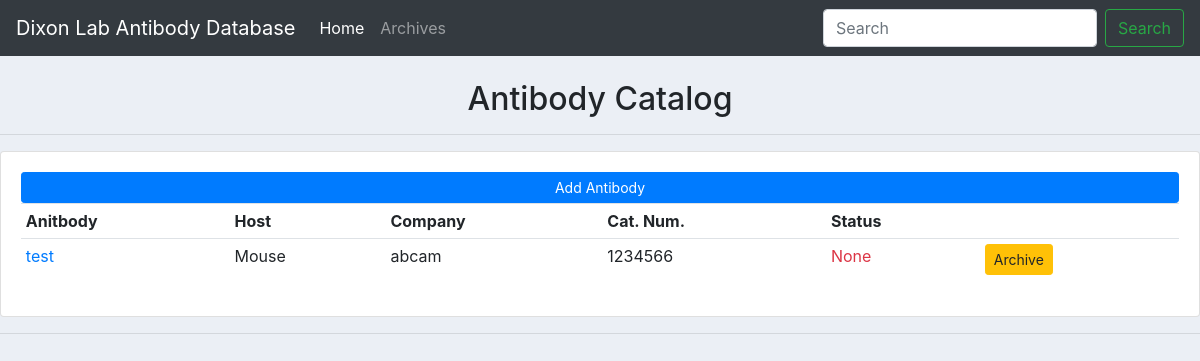
Before: / with the older database file.
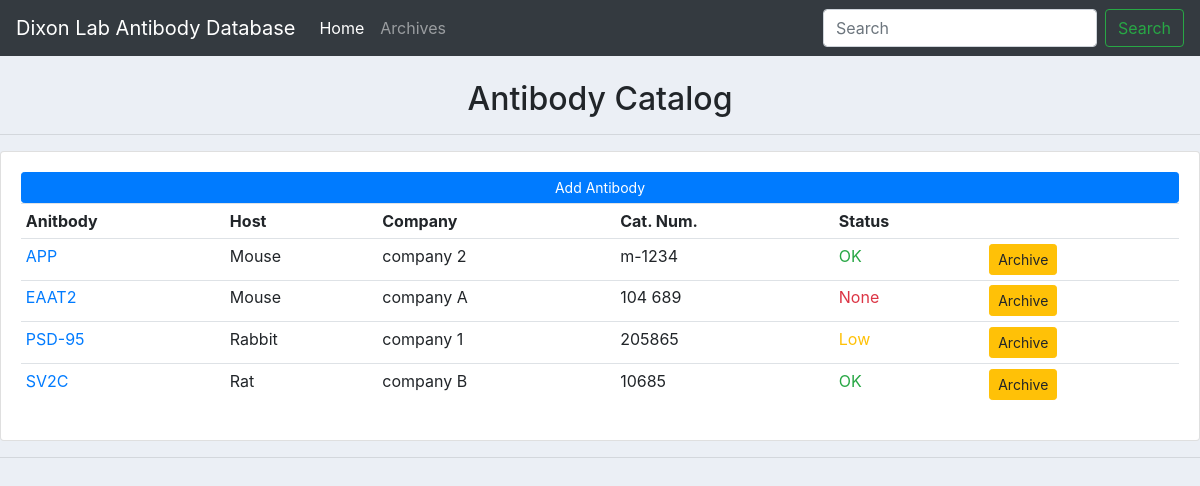
After: the same page with the newer database file.
### abdb/models.py (models this page shows, shortened)
class Antibody(models.Model):
    cat_num = models.CharField(max_length=200, null=True, unique=True)
    name = models.CharField(max_length=200, null=True)
    HOST = (('Rabbit', 'Rabbit'),('Mouse','Mouse'),('Rat','Rat'),('Goat','Goat'),('Horse','Horse'),('Chicken','Chicken'),('Guinea Pig','Guinea Pig'),('Other', 'Other'),)
    host = models.CharField(max_length=200, null=True, choices=HOST)
    company = models.CharField(max_length=200, null=True)
    recommended_WB_concentration = models.CharField(max_length=200, null=True, blank=True)
    recommended_IHC_concentration = models.CharField(max_length=200, null=True, blank=True)
    recommended_IHCp_concentration = models.CharField(max_length=200, null=True, blank=True)
    recommended_IF_concentration = models.CharField(max_length=200, null=True, blank=True)
    notes = models.CharField(max_length=200, null=True, blank=True)
    date_created = models.DateTimeField(auto_now_add=True, null=True)

### abdb/views.py (the view)
# urls.py: path('', views.database, name='database'),
def database(request):
    antibody = Antibody.objects.all().order_by('name')
    antibodyI = []
    for i in antibody:
        cat = i.cat_num
        ind_cat = AntibodyInd.objects.filter(cat_num=cat)
        amount_total=0
        staus = "None"
        for u in ind_cat:
            amount= int(u.amount_remaining)
            amount_total += amount
        if amount_total==0:
            status = "None"
        elif amount_total <=10:
            status = "Low"
        elif amount_total>10:
            status = "OK"
        antibodyI.append(status)
    antibody1 = zip(antibody,antibodyI)
    context = {'antibody': antibody, 'antibodyI':antibodyI, 'antibody1':antibody1}
    return render(request,'abdb/database.html', context)

### abdb/templates/abdb/database.html
{% extends 'abdb/main.html' %}
{% block content %}
<br>
<div class="row">
	<div class="col-md">
		<center>
		<h2>Antibody Catalog</h2>
		</center>
		<hr>
		<div class="card card-body">
			<a class="btn btn-primary  btn-sm btn-block" href="{% url 'add' %}">Add Antibody</a>
			<table class="table table-sm">
				<tr>
					<th>Anitbody</th>
					<th>Host</th>
					<th>Company</th>
					<th>Cat. Num.</th>
					<th>Status</th>
					<th>      </th>
				</tr>
				{% for i,j in antibody1 %}
					<tr>
						<td><a href="{% url 'antibody' i.id %}">{{i.name}}</a></td>
						<td>{{i.host}}</td>
						<td>{{i.company}}</td>
						<td>{{i.cat_num}}</td>
						{% if j == "None" %}
						<td><a class="text-danger"</a>{{j}}</td>
						{% elif j == "Low" %}
						<td><a class="text-warning"</a>{{j}}</td>
						{% elif j == "OK" %}
						<td><a class="text-success"</a>{{j}}</td>
						{% endif %}
						<td><a class="btn btn-sm btn-warning" href="{% url 'archive' i.id %}">Archive</a></td>
					</tr>
				{% endfor %}
				</table>
		</div>
	</div>
</div>
{% endblock %}

### abdb/templates/abdb/main.html (shortened to what this page needs)
<!DOCTYPE html>
<html>
<head>
    <link rel="stylesheet" href="https://cdn.jsdelivr.net/npm/bootstrap@4.0.0/dist/css/bootstrap.min.css">
</head>
<body>
      {% include 'abdb/navbar.html' %}
      {% block content %}
      {% endblock %}
      <hr>
</body>
</html>

### abdb/templates/abdb/navbar.html (shortened to what this page needs)
<nav class="navbar navbar-expand-lg navbar-dark bg-dark">
  <a class="navbar-brand" href="#">Dixon Lab Antibody Database</a>
  <div class="collapse navbar-collapse" id="navbarSupportedContent">
    <ul class="navbar-nav mr-auto">
      <li class="nav-item active">
        <a class="nav-link" href="{% url 'database' %}">Home <span class="sr-only">(current)</span></a>
      </li>
      <li class="nav-item">
        <a class="nav-link" href="{% url 'archives' %}">Archives <span class="sr-only"></a>
      </li>
    </ul>
    <form class="form-inline my-2 my-lg-0" method='POST' action="{% url 'search' %}">
         <input class="form-control mr-sm-2" type="search" placeholder="Search" aria-label="Search" name="searched">
         <button class="btn btn-outline-success my-2 my-sm-0" type="submit">Search</button>
       </form>
  </div>
</nav>

### abdb/templates/abdb/main.html (style rules this page uses)
body { background-color: #ebeff5; }

Changed rows visible on the page:
removed Antibody: name "test", host "Mouse", company "abcam", cat_num "1234566", j "None"
added Antibody: name "APP", host "Mouse", company "company 2", cat_num "m-1234", j "OK"
added Antibody: name "EAAT2", host "Mouse", company "company A", cat_num "104 689", j "None"
added Antibody: name "PSD-95", host "Rabbit", company "company 1", cat_num "205865", j "Low"
added Antibody: name "SV2C", host "Rat", company "company B", cat_num "10685", j "OK"
